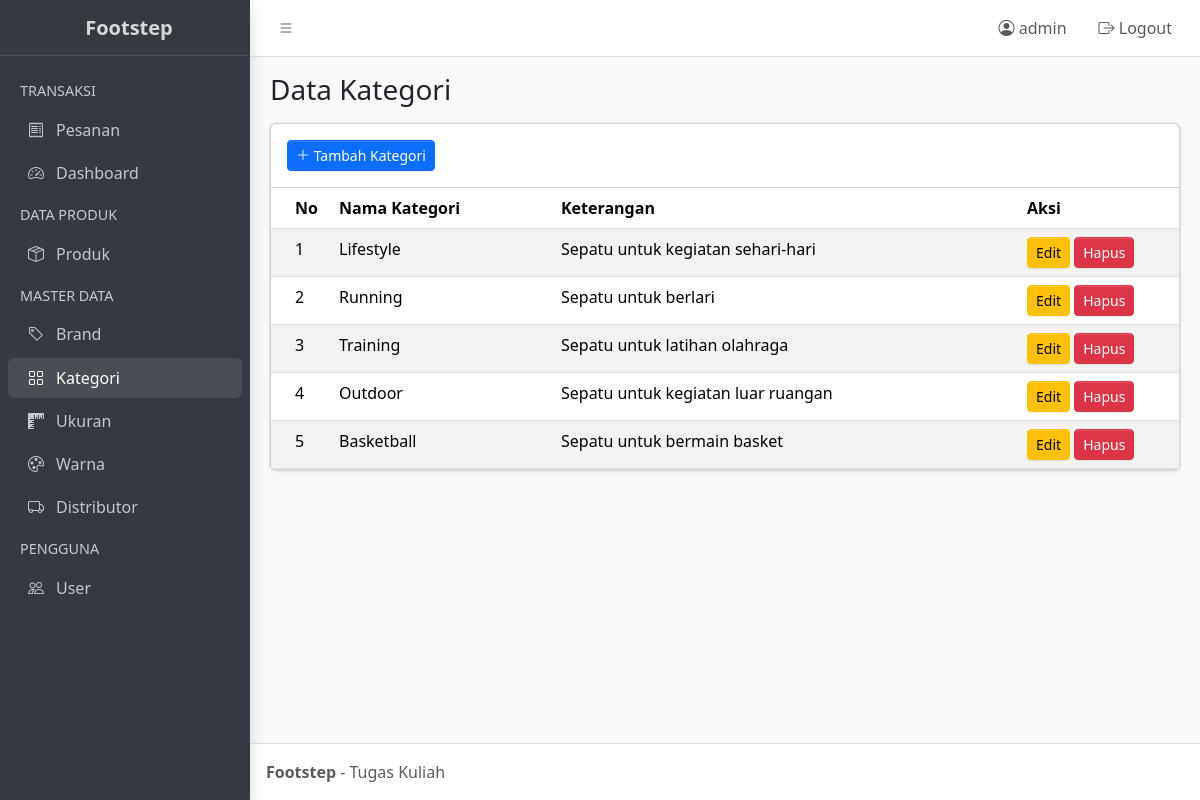
Screenshot of /kategori/index.php (signed in) with the database file from the repository.
### tables this page shows
CREATE TABLE `kategori` (
  `kd_kategori` int(11) NOT NULL,
  `nm_kategori` varchar(225) NOT NULL,
  `keterangan` text DEFAULT NULL
);

### config/koneksi.php (called while the page is built, shortened)
<?php
function e($teks) {
    return htmlspecialchars($teks ?? '', ENT_QUOTES, 'UTF-8');
}

### kategori/index.php (the view, shortened to what this page needs)
<?php
include '../partials/header.php';
$data = mysqli_query($koneksi, "SELECT * FROM kategori ORDER BY kd_kategori");
?>
<div class="app-content-header">
  <div class="container-fluid">
    <h3 class="mb-0">Data Kategori</h3>
  </div>
</div>
<div class="app-content">
  <div class="container-fluid">
    <div class="card">
      <div class="card-header">
        <a href="tambah.php" class="btn btn-primary btn-sm">
          <i class="bi bi-plus-lg"></i> Tambah Kategori
        </a>
      </div>
      <div class="card-body p-0">
        <table class="table table-striped mb-0 datatable">
          <thead>
            <tr>
              <th style="width:60px">No</th>
              <th>Nama Kategori</th>
              <th>Keterangan</th>
              <th style="width:160px">Aksi</th>
            </tr>
          </thead>
          <tbody>
            <?php $no = 1; while ($row = mysqli_fetch_assoc($data)): ?>
              <tr>
                <td><?= $no++ ?></td>
                <td><?= e($row['nm_kategori']) ?></td>
                <td><?= e($row['keterangan']) ?></td>
                <td>
                  <a href="edit.php?id=<?= $row['kd_kategori'] ?>" class="btn btn-warning btn-sm">Edit</a>
                  <a href="hapus.php?id=<?= $row['kd_kategori'] ?>" class="btn btn-danger btn-sm"
                     onclick="return confirm('Yakin hapus kategori ini?')">Hapus</a>
                </td>
              </tr>
            <?php endwhile; ?>
          </tbody>
        </table>
      </div>
    </div>
  </div>
</div>
<?php include '../partials/footer.php'; ?>

### rows the page displays
kategori: nm_kategori "Lifestyle", keterangan "Sepatu untuk kegiatan sehari-hari"
kategori: nm_kategori "Running", keterangan "Sepatu untuk berlari"
kategori: nm_kategori "Training", keterangan "Sepatu untuk latihan olahraga"
kategori: nm_kategori "Outdoor", keterangan "Sepatu untuk kegiatan luar ruangan"
kategori: nm_kategori "Basketball", keterangan "Sepatu untuk bermain basket"

### other values shown
$_SESSION['user']['username'] "admin"
